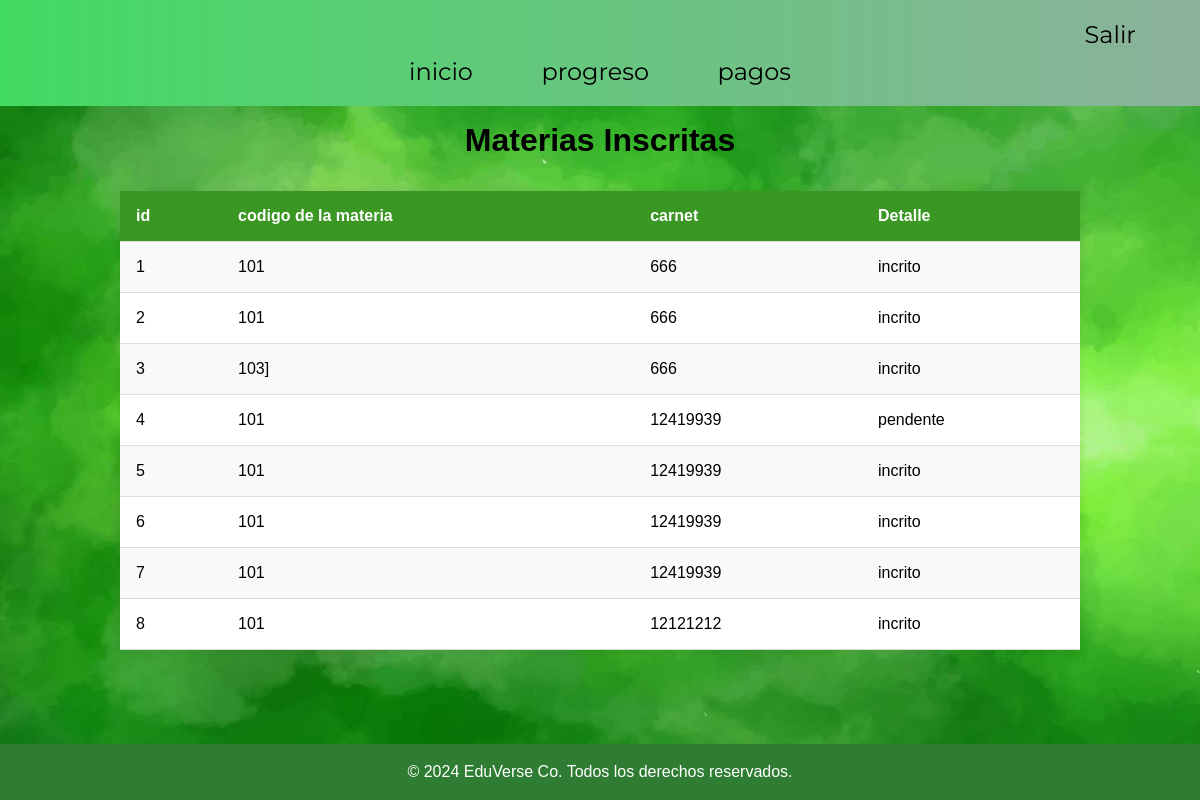
Page /prog (signed in) on the committed database.
### tables this page shows
CREATE TABLE recorrido(
            id INTEGER PRIMARY KEY,
            curso INTERGET NOT NULL,
            carnet_es INTEGER NOT NULL,
            detalle TEXT NOT NULL,
            FOREIGN KEY(curso) REFERENCES curso(codigo),
            FOREIGN KEY(carnet_es) REFERENCES usuarios(carnet)
        );

### app.py (the view)
@app.route("/prog")
@login_required
def prog():
    da=obtener_prog()
    return render_template('progreso.html',daprog=da)

### app.py (called while the page is built)
def login_required(f):
    @wraps(f)
    def decorated_function(*args, **kwargs):
        if 'user_id' not in session:
            return redirect("/login")
        return f(*args, **kwargs)
    return decorated_function

def obtener_prog():
    conn = sqlite3.connect('kronos.db')
    cursor = conn.cursor()
    cursor.execute('SELECT id, curso, carnet_es, detalle FROM recorrido')
    datos = cursor.fetchall()
    conn.close()
    return datos

### templates/progreso.html (shortened to what this page needs)
{% extends "base.html" %}
{% block content %}
<body>
    <h1>  Materias Inscritas </h1>
    <table class="table-container">
        <tr>
            <th>id</th>
            <th>codigo de la materia</th>
            <th>carnet</th>
            <th>Detalle</th>
        </tr>
        {% for usuario in daprog %}
        <tr>
            <td>{{ usuario[0] }}</td>
            <td>{{ usuario[1] }}</td>
            <td>{{ usuario[2] }}</td>
            <td>{{ usuario[3] }}</td>
            </tr>
        {% endfor %}
    </table>
</body>
{% endblock %}

### static/css/styles.css (style rules this page uses)
body { font-family: Arial, sans-serif; background-image: url('/static/images/fondo3.jpg'); background-size: cover; background-repeat: no-repeat; margin: 0; min-height: 100vh; position: relative; }
h1 { text-align: center; margin: 0; }
.table-container { width: 80%; margin: 2rem auto; overflow-x: auto; box-shadow: 0 0 10px rgba(0, 0, 0, 0.1); }
table { width: 100%; border-collapse: collapse; background-color: white; }
th, td { padding: 1rem; text-align: left; border-bottom: 1px solid #ddd; }
th { background-color: #3b9724; color: white; }
tr:nth-child(even) { background-color: #f9f9f9; }

### rows in the picture
recorrido: id "1", curso "101", carnet_es "666", detalle "incrito"
recorrido: id "2", curso "101", carnet_es "666", detalle "incrito"
recorrido: id "3", curso "103]", carnet_es "666", detalle "incrito"
recorrido: id "4", curso "101", carnet_es "12419939", detalle "pendente"
recorrido: id "5", curso "101", carnet_es "12419939", detalle "incrito"
recorrido: id "6", curso "101", carnet_es "12419939", detalle "incrito"
recorrido: id "7", curso "101", carnet_es "12419939", detalle "incrito"
recorrido: id "8", curso "101", carnet_es "12121212", detalle "incrito"
